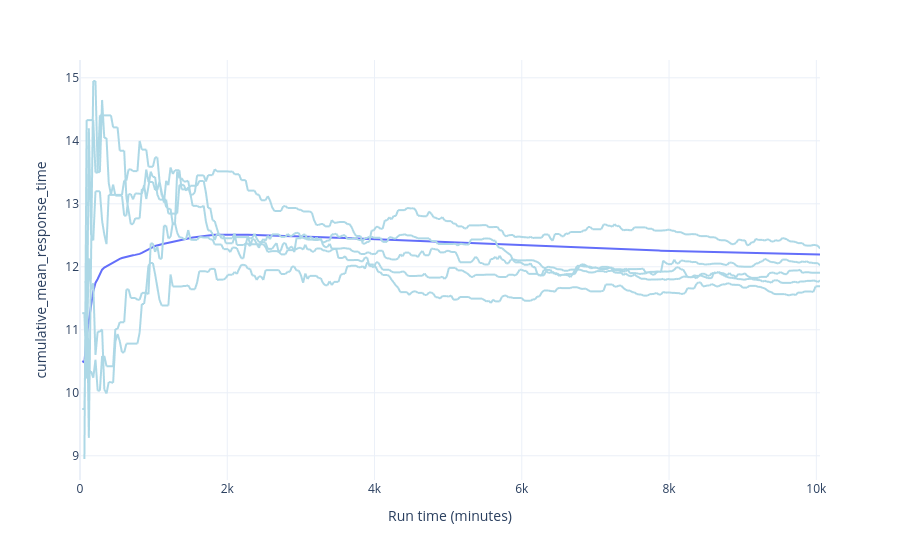

Here is the notebook cell this chart was saved with:
### Code cell
plot_warm_up(audit=audit, metric="response_time", category="C4")

### Figure 1 — Plotly figure (JSON) as saved in the notebook; plotly's stock layout.template omitted (floating-point values rounded to 4 significant figures; data arrays with more than 128 entries replaced by an {"elided": "..."} marker saying what was removed)
{"data": [{"hovertemplate": "run=0<br>time=%{x}<br>response_time=%{y}<extra></extra>", "legendgroup": "", "line": {"color": "lightblue", "dash": "solid"}, "marker": {"symbol": "circle"}, "mode": "lines", "name": "", "showlegend": false, "type": "scattergl", "x": {"elided": "336 int values"}, "xaxis": "x", "y": {"elided": "336 float values"}, "yaxis": "y"}, {"hovertemplate": "run=1<br>time=%{x}<br>response_time=%{y}<extra></extra>", "legendgroup": "", "line": {"color": "lightblue", "dash": "solid"}, "marker": {"symbol": "circle"}, "mode": "lines", "name": "", "showlegend": false, "type": "scattergl", "x": {"elided": "336 int values"}, "xaxis": "x", "y": {"elided": "336 float values"}, "yaxis": "y"}, {"hovertemplate": "run=2<br>time=%{x}<br>response_time=%{y}<extra></extra>", "legendgroup": "", "line": {"color": "lightblue", "dash": "solid"}, "marker": {"symbol": "circle"}, "mode": "lines", "name": "", "showlegend": false, "type": "scattergl", "x": {"elided": "336 int values"}, "xaxis": "x", "y": {"elided": "336 float values"}, "yaxis": "y"}, {"hovertemplate": "run=3<br>time=%{x}<br>response_time=%{y}<extra></extra>", "legendgroup": "", "line": {"color": "lightblue", "dash": "solid"}, "marker": {"symbol": "circle"}, "mode": "lines", "name": "", "showlegend": false, "type": "scattergl", "x": {"elided": "336 int values"}, "xaxis": "x", "y": {"elided": "336 float values"}, "yaxis": "y"}, {"hovertemplate": "run=4<br>time=%{x}<br>response_time=%{y}<extra></extra>", "legendgroup": "", "line": {"color": "lightblue", "dash": "solid"}, "marker": {"symbol": "circle"}, "mode": "lines", "name": "", "showlegend": false, "type": "scattergl", "x": {"elided": "336 int values"}, "xaxis": "x", "y": {"elided": "336 float values"}, "yaxis": "y"}, {"hovertemplate": "time=%{x}<br>overall_cumulative=%{y}<extra></extra>", "legendgroup": "", "line": {"color": "#636efa", "dash": "solid"}, "marker": {"symbol": "circle"}, "mode": "lines", "name": "", "orientation": "v", "showlegend": false, "type": "scatter", "x": {"elided": "336 int values"}, "xaxis": "x", "y": {"elided": "336 float values"}, "yaxis": "y"}], "layout": {"legend": {"tracegroupgap": 0}, "margin": {"t": 60}, "xaxis": {"anchor": "y", "domain": [0, 1], "title": {"text": "Run time (minutes)"}}, "yaxis": {"anchor": "x", "domain": [0, 1], "title": {"text": "cumulative_mean_response_time"}}}}
